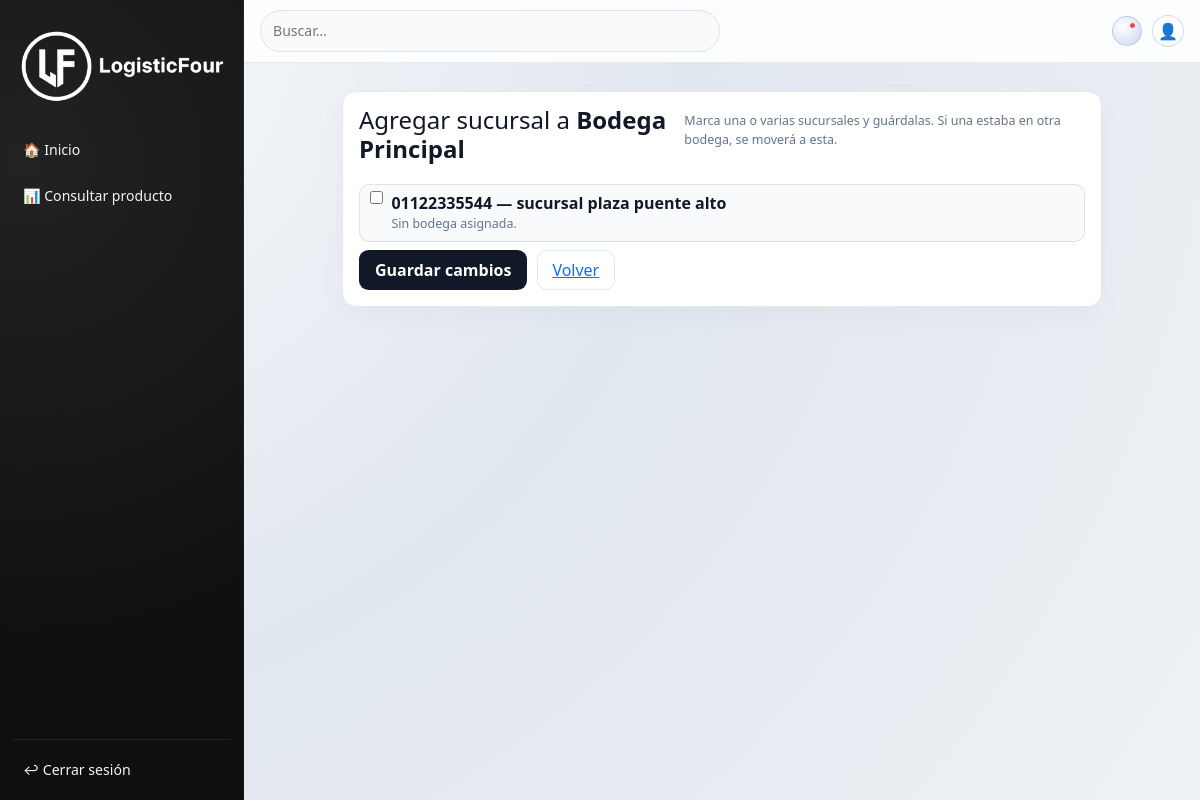
Page /bodegas/1/agregar-sucursal/ (signed in) on the committed database.
### core/models.py (models this page shows, shortened)
class MarcaTiempo(models.Model):
    creado_en = models.DateTimeField(auto_now_add=True)
    actualizado_en = models.DateTimeField(auto_now=True)
    class Meta:
        abstract = True

class Bodega(MarcaTiempo):
    codigo = models.CharField(max_length=30)
    nombre = models.CharField(max_length=150)
    direccion = models.CharField(blank=True, max_length=255)
    descripcion = models.TextField(blank=True)
    activo = models.BooleanField(default=True)
    productos = models.ManyToManyField(Producto, blank=True, related_name="bodegas")
    class Meta:
        db_table = "bodegas"

class Sucursal(MarcaTiempo):
    codigo = models.CharField(max_length=30, unique=True)
    nombre = models.CharField(max_length=150)
    direccion = models.TextField(blank=True)
    ciudad = models.CharField(max_length=120, blank=True)
    region = models.CharField(max_length=120, blank=True)
    pais = models.CharField(max_length=120, default="Chile")
    activo = models.BooleanField(default=True)
    bodega = models.ForeignKey(
        Bodega,
        on_delete=models.SET_NULL,
        null=True,
        blank=True,
        related_name="sucursales",
    )
    productos = models.ManyToManyField(Producto, blank=True, related_name="sucursales")
    class Meta:
        db_table = "sucursales"

### core/views.py (the view, shortened to what this page needs)
# urls.py: path('bodegas/<int:bodega_id>/agregar-sucursal/', views.bodega_agregar_sucursal, name='bodega-agregar-sucursal'),
@login_required
def bodega_agregar_sucursal(request, bodega_id):
    bodega = get_object_or_404(Bodega, pk=bodega_id)
    sucursales = (
        Sucursal.objects
        .select_related("bodega")
        .order_by("nombre")
    )
    return render(
        request,
        "core/bodega_agregar_sucursal.html",
        {
            "bodega": bodega,
            "sucursales": sucursales,
        },
    )

### core/context_processors.py (called while the page is built)
def currency_context(request):
    current = request.session.get("currency", "CLP")
    return {
        "current_currency": current,
        "currency_supported": ["CLP", "USD"],
    }

### core/templates/core/bodega_agregar_sucursal.html (shortened to what this page needs)
{% extends "core/base.html" %}
{% block content %}
<div class="shell">
  <div class="card-box">
    <div class="card-head">
      <h4 class="mb-0">Agregar sucursal a <strong>{{ bodega.nombre }}</strong></h4>
      <p class="muted mb-2">Marca una o varias sucursales y guárdalas. Si una estaba en otra bodega, se moverá a esta.</p>
    </div>
    <div class="card-body">
      <form method="post">
        <div class="suc-list">
          {% for s in sucursales %}
            {% if s.bodega_id == bodega.id %}
              <label class="suc-item">
                <input type="checkbox" name="sucursales" value="{{ s.id }}" checked>
                <div>
                  <div class="suc-name">{{ s.codigo }} — {{ s.nombre }}</div>
                  <div class="muted">Ya pertenece a esta bodega.</div>
                  <span class="badge badge-this">actual</span>
                </div>
              </label>
            {% else %}
              <label class="suc-item">
                <input type="checkbox" name="sucursales" value="{{ s.id }}">
                <div>
                  <div class="suc-name">{{ s.codigo }} — {{ s.nombre }}</div>
                  <div class="muted">Sin bodega asignada.</div>
                </div>
              </label>
            {% endif %}
          {% empty %}
            <p class="muted">No hay sucursales creadas.</p>
          {% endfor %}
        </div>
        <div class="actions mt-2">
          <button type="submit" class="btn-dark">Guardar cambios</button>
          <a href="{% url 'bodega-list' %}" class="btn-ghost">Volver</a>
        </div>
      </form>
    </div>
  </div>
</div>
{% endblock %}

### core/templates/core/base.html (style rules this page uses)
:root { --bg: #eef1f5; --panel: #ffffff; --ink: #111827; --muted: #6b7280; --line: rgba(15,23,42,.06); --ok: #16a34a; --warn: #ea580c; --sidebar-w: 244px; --brand: #E30613; --radius-lg: 14px; --radius-md: 10px; }
* { box-sizing:border-box }
html,body { height:100% }
body { margin:0; background: radial-gradient(circle at 0 0, #f8fafc 0%, #e2e8f0 48%, #eef1f5 100%); color:var(--ink); font-family: system-ui, -apple-system, BlinkMacSystemFont, "Segoe UI", sans-serif; max-width:100vw; overflow-x:hidden; }
.card-head { display:flex;justify-content:space-between;align-items:center;gap:10px;margin-bottom:10px; }

### core/templates/core/bodega_agregar_sucursal.html (style rules this page uses)
.shell { max-width: 760px; margin: 1.8rem auto; }
.card-box { background:#fff;border:1px solid #e2e8f0;border-radius:14px;box-shadow:0 10px 30px rgba(15,23,42,.03); }
.card-head { padding:14px 16px 0; }
.card-body { padding:10px 16px 16px;display:grid;gap:1rem; }
.suc-list { max-height:340px;overflow:auto;display:grid;gap:.45rem; }
.suc-item { display:flex;gap:.55rem;align-items:flex-start;border:1px solid rgba(148,163,184,.28);border-radius:10px;padding:.4rem .6rem;background:#f8fafc; }
.suc-name { font-weight:600; }
.actions { display:flex;gap:.6rem; }
.btn-dark { background:#111827;color:#fff;border:none;border-radius:.6rem;padding:.5rem 1rem;font-weight:600; }
.btn-ghost { background:#fff;border:1px solid #e2e8f0;border-radius:.6rem;padding:.45rem .9rem; }
.muted { color:#64748b;font-size:.78rem; }

### rows in the picture
Bodega: nombre "Bodega Principal"
Sucursal: codigo "01122335544", nombre "sucursal plaza puente alto"
